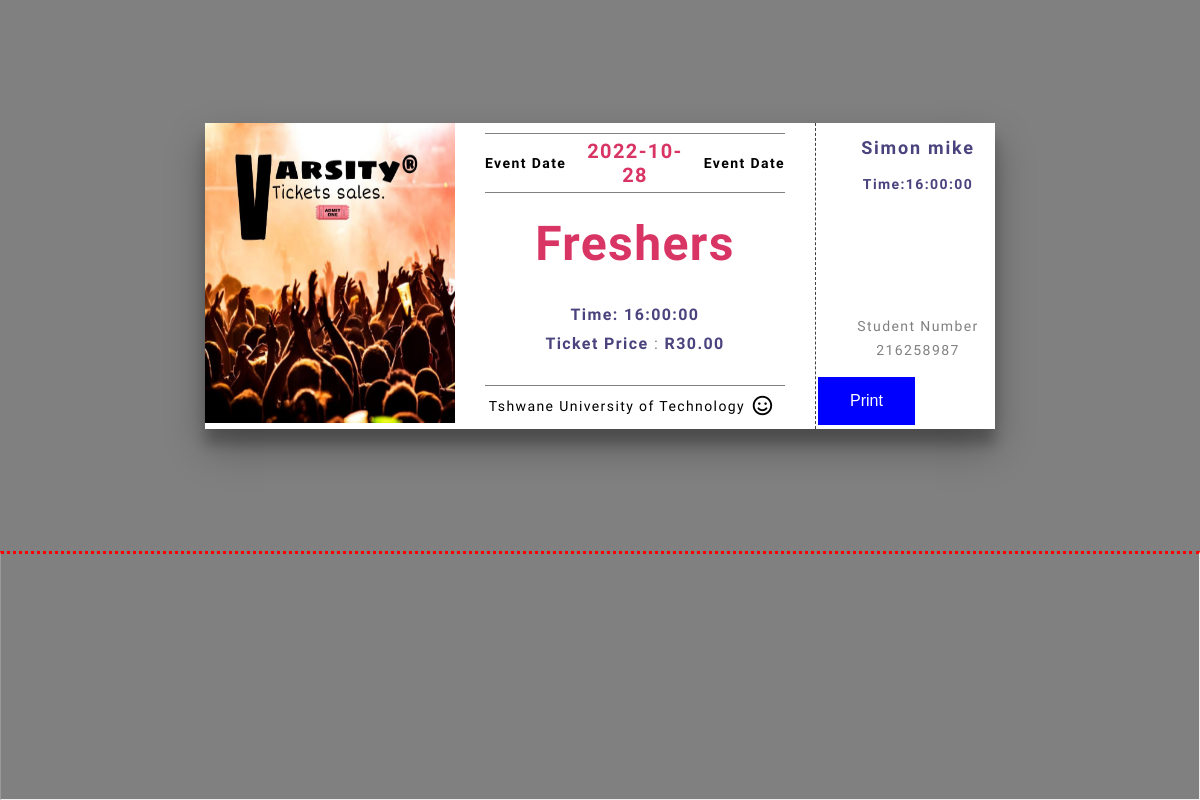
Page /admin/tic/dist/ticket.php?id=68 (signed in) on the committed database.
### tables this page shows
CREATE TABLE `university` (
  `uniID` int(11) NOT NULL,
  `uniName` varchar(50) NOT NULL,
  `abbr` varchar(50) NOT NULL
);

CREATE TABLE `events` (
  `id` int(100) NOT NULL,
  `eventName` varchar(255) NOT NULL,
  `ticketPrice` decimal(9,2) NOT NULL,
  `university` int(11) NOT NULL,
  `eventDate` date NOT NULL,
  `eventTime` time NOT NULL,
  `date_created` datetime NOT NULL DEFAULT current_timestamp(),
  `ticketAvailable` int(11) NOT NULL
);

CREATE TABLE `users` (
  `user_id` int(11) NOT NULL,
  `user_fullname` varchar(100) NOT NULL,
  `studentno` varchar(9) NOT NULL,
  `University` varchar(50) NOT NULL,
  `user_name` varchar(30) NOT NULL,
  `user_password` varchar(255) NOT NULL,
  `role` varchar(50) NOT NULL,
  `user_created` datetime NOT NULL DEFAULT current_timestamp()
);

### admin/tic/dist/ticket.php (the view, shortened to what this page needs)
<?php
    $conn = db_connect();
 $userID = $_SESSION['user_id'];
  $sql = "SELECT * FROM `users` WHERE user_id = $userID ";
   $sqlres = mysqli_query($conn, $sql);
                               while($rows = mysqli_fetch_assoc($sqlres))
                               {
                                $fname = $rows['user_fullname'];
                                $studno = $rows['studentno'];
                               }
?>
<!DOCTYPE html>
<html lang="en" >
<head>
  <meta name="viewport" content="width=device-width, initial-scale=1"><link rel="stylesheet" href="https://cdnjs.cloudflare.com/ajax/libs/meyer-reset/2.0/reset.min.css">
<link rel="stylesheet" href="./style.css">
</head>
<body>
<link rel="stylesheet"
            href="https://cdnjs.cloudflare.com/ajax/libs/font-awesome/5.15.3/css/all.min.css"/>
 <?php
        $bookingID = $_GET['id'];
            $resultSql = "SELECT * FROM `bookings` WHERE bookingID = $bookingID";
            $resultSqlResult = mysqli_query($conn, $resultSql);
                            while($row = mysqli_fetch_assoc($resultSqlResult))
                            {
                                $eventID = $row["eventID"];
				$university = $row['university'];
                                $res = "SELECT * FROM `events` WHERE id = $eventID ";
                                $result = mysqli_query($conn, $res);
                               while($row1 = mysqli_fetch_assoc($result))
                               {
                                $name = $row1['eventName'];
                                $date = $row1['eventDate'];
                                $time = $row1['eventTime'];
                                $price = $row1['ticketPrice'];
				 $rr = "SELECT * FROM `university` WHERE uniID = $university ";
                                $re = mysqli_query($conn, $rr);
                                 while($row2 = mysqli_fetch_assoc($re))
                               {
                                 $uniname = $row2['uniName'];
                        ?>
<div class="ticket">
	<div class="left">
				<img src="back.jpeg" width="250" height="300" >
		<div class="ticket-info">
			<p class="date">
				<span>Event Date</span>
				<span class="june-29"><?php echo $date; ?></span>
				<span>Event Date</span>
			</p>
			<div class="show-name">
				<h2><?php echo $name; ?></h2>
			</div>
			<div class="time">
				<p>Time: <?php echo $time; ?></p>
				<p>Ticket Price <span>:</span> R<?php echo $price; ?></p>
			</div>
			<p class="location"><span><?php echo $uniname; ?></span>
				<span class="separator"><i class="far fa-smile"></i></span><span></span>
			</p>
		</div>
	</div>
	<div class="right">
		<p class="admit-one">
		</p>
		<div class="right-info-container">
			<div class="show-name">
				<h1><?php echo $fname;  ?></h1>
			</div>
			<div class="time">
				<p>Time:<?php echo $time; ?></p>
			</div>
			<p class="ticket-number">
				Student Number
			</p>
			<p class="ticket-number">
				<?php echo $studno;  ?>
			</p>
		</div>
		<button class="button" onclick="window.print();"> Print </button>
	</div>
</div>
<?php
       }
    }
}
?>
<hr class="new3" >
</body>
</html>

### admin/tic/dist/ticket.php (style rules this page uses)
hr.new3 { border-top: 3px dotted red; }
.button { background-color: blue; border: none; color: white; padding: 15px 32px; text-align: center; text-decoration: none; display: inline-block; font-size: 16px; margin: 4px 2px; cursor: pointer; }

### rows in the picture
events: eventDate "2022-10-28", eventName "Freshers", eventTime "16:00:00", ticketPrice "30.00"
university: uniName "Tshwane University of Technology"
users: user_fullname "Simon mike", studentno "216258987"
